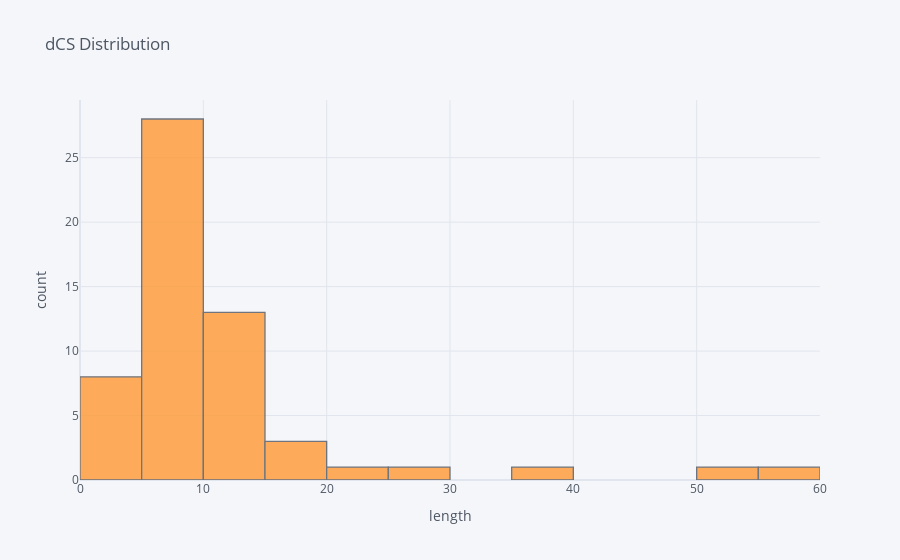

This figure's notebook cell:
### Code cell
df['dCS'].iplot(size=0, kind='hist', xTitle='length',
yTitle='count', title='dCS Distribution')
plt.show()

### Figure 1 — Plotly figure (JSON) as saved in the notebook; plotly's stock layout.template omitted (floating-point values rounded to 4 significant figures)
{"data": [{"histfunc": "count", "histnorm": "", "marker": {"color": "rgba(255, 153, 51, 1.0)", "line": {"color": "#4D5663", "width": 1.3}}, "name": "dCS", "opacity": 0.8, "orientation": "v", "type": "histogram", "x": [55.56, 29.77, 20.6, 17.12, 13.88, 13.4, 16.6, 16.6, 9.75, 12.6, 11.27, 11.8, 11.6, 11.3, 7.94, 10.7, 10.2, 7.04, 6.93, 7.08, 7.57, 6.4, 7.55, 7.55, 6.37, 6.72, 5.82, 5.95, 8.65, 5.33, 5.12, 5.32, 7.0, 7.0, 6.8, 4.42, 4.81, 4.24, 4.47, 5.52, 6.0, 6.0, 4.29, 4.35, 4.31, 7.07, 4.4, 9.17, 9.17, 5.39, 9.18, 11.65, 11.65, 10.0, 10.7, 38.59, 53.27]}], "layout": {"barmode": "overlay", "legend": {"bgcolor": "#F5F6F9", "font": {"color": "#4D5663"}}, "paper_bgcolor": "#F5F6F9", "plot_bgcolor": "#F5F6F9", "title": {"font": {"color": "#4D5663"}, "text": "dCS Distribution"}, "xaxis": {"gridcolor": "#E1E5ED", "showgrid": true, "tickfont": {"color": "#4D5663"}, "title": {"font": {"color": "#4D5663"}, "text": "length"}, "zerolinecolor": "#E1E5ED"}, "yaxis": {"gridcolor": "#E1E5ED", "showgrid": true, "tickfont": {"color": "#4D5663"}, "title": {"font": {"color": "#4D5663"}, "text": "count"}, "zerolinecolor": "#E1E5ED"}}}
